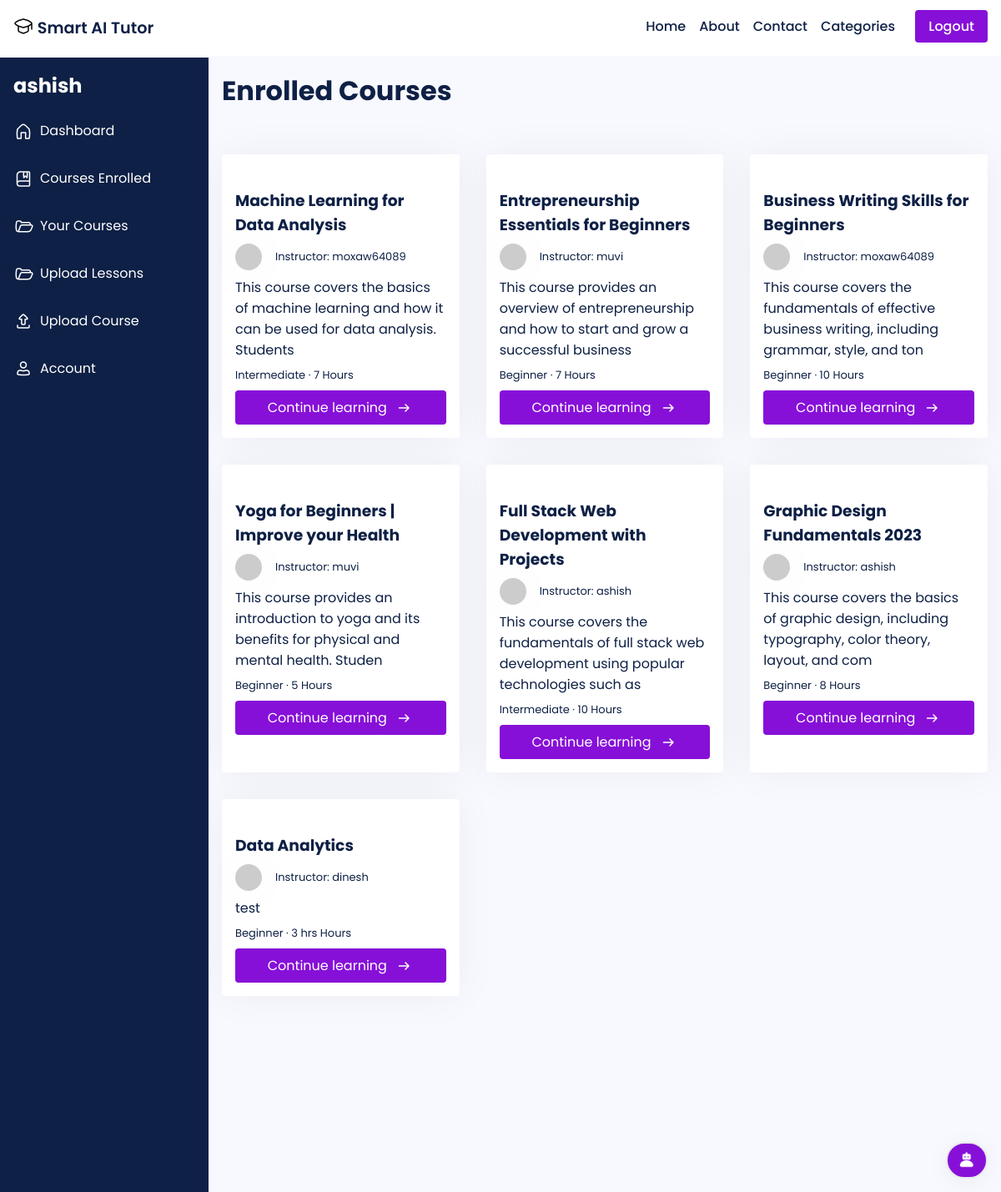
Screenshot of /dashboard/courses-enrolled/ (signed in) with the database file from the repository.
### main/models.py (models this page shows, shortened)
class Course(models.Model):
    LEVEL_CHOICES = [
        ('Beginner', 'Beginner'),
        ('Intermediate', 'Intermediate'),
        ('Advanced', 'Advanced')
    ]
    id = models.AutoField(primary_key=True)
    title = models.CharField(max_length=255)
    slug = models.SlugField(unique=True)
    description = models.TextField()
    thumbnail = CloudinaryField('thumbnail')
    featured_video = CloudinaryField('featured_video')
    instructor = models.ForeignKey(User, on_delete=models.CASCADE, related_name='courses', default=None)
    created_at = models.DateTimeField(auto_now_add=True)
    updated_at = models.DateTimeField(auto_now=True)
    level = models.CharField(max_length=20, choices=LEVEL_CHOICES, default='Beginner')
    duration = models.CharField(max_length=10, default='0')
    category = models.CharField(max_length=255, default="uncategorized")
    price = models.DecimalField(max_digits=8, decimal_places=2, default=0.00)
    discount = models.DecimalField(max_digits=5, decimal_places=2, default=0.00)
    requirements = models.TextField(help_text='Enter the requirements for the course, separated by a comma.', default='')
    content = models.TextField(help_text='Enter the course content, separated by a comma.', default='')
    lesson_title = models.CharField(max_length=255, default='Lesson')
    lesson_video = CloudinaryField('lesson_video', null=True)
    students = models.ManyToManyField(User, related_name='enrolled_courses', blank=True)

### main/views.py (the view)
# urls.py: path('dashboard/courses-enrolled/', views.courses_enrolled, name='courses-enrolled'),
def courses_enrolled(request):
    user = request.user
    courses = Course.objects.filter(students=user)
    context = {
        'courses': courses
    }
    return render(request, 'dashboard/courses-enrolled.html', context)

### templates/dashboard/courses-enrolled.html (shortened to what this page needs)
{% extends 'dashboard-base.html' %}
{% load static %}
{% load account %}
{% block content %}
<h1>Enrolled Courses</h1>
        <div style='margin-bottom: -1rem;' class="courses">
            {% for course in courses %}
    <div class="course">
        <div class="course-thumbnail">
        </div>
        <div class="course-details">
            <a href="{% url 'course_details' instructor=course.instructor slug=course.slug %}"><h3>{{ course.title|slice:":80" }}</h3></a>
            <p style="display: inline-flex; column-gap: 1rem; justify-content: center; align-items: center;" class="instructor">
                <img class="instructor-img" src="https://api.dicebear.com/5.x/shapes/svg?seed={{ course.instructor }}">
                Instructor: {{ course.instructor }}
            </p>
            <p class="course-desc">{{ course.description|slice:":100" }}</p>
            <p class="course-lvl-time">
                {{ course.level }} &middot; {{ course.duration }} Hours
            </p>
            <a style='display: flex; column-gap: .5rem; justify-content: center; align-items: center;' href="{% url 'course_details' instructor=course.instructor slug=course.slug %}" class="btn enroll-btn">
                Continue learning
            </a>
        </div>
    </div>
    {% endfor %}
        </div>
{% endblock content %}

### templates/dashboard-base.html (shortened to what this page needs)
{% load static %}
<!DOCTYPE html>
<html lang="en">
<head>
    <link rel="stylesheet" href="{% static 'css/style.css' %}">
</head>
<body>
    <header>
        <nav style='margin-left: 1rem; margin-right: 1rem' class=''>
            <span>
                <a href=' /'>
                    <div style='display: flex; justify-content: baseline; column-gap: .3rem'>
                    <span>Smart AI Tutor</span>
                    </div>
                </a>
            </span>
            <ul style=''>
                <li><a href = '/'>Home</a></li>
                <li><a href = '/about'>About</a></li>
                <li><a href = '/contact'>Contact</a></li>
                <li>
                    <a style="display: flex;" class="desktop-categories-btn" href="javascript:void(0);">
                        Categories
                    </a>
                </li>
                <li>
                    {% if user.is_authenticated %}
                    <a class='btn' href='/accounts/logout/'>Logout</a>
                    {% else %}
                    <a class='btn' href='/accounts/login/'>Login</a>&nbsp
                    {% endif %}
                </li>
            </ul>
        </nav>
    </header>
    <main>
        <div class="profile-container" >
          <div class="sidebar" >
            <h2>{{user}}</h2>
            <ul>
              <a href="/dashboard/home">
                <li style='display: flex; column-gap: .5rem; align-items: center;'>
                    Dashboard
                </li></a>
              <a href="/dashboard/courses-enrolled">
                <li style='display: flex; column-gap: .5rem; align-items: center;'>
                    Courses Enrolled
                </li></a>
              <a href="/dashboard/courses-uploaded">
                <li style='display: flex; column-gap: .5rem; align-items: center;'>
                    Your Courses
                </li></a>
                <a href="/dashboard/lessons-uploaded">
                    <li style='display: flex; column-gap: .5rem; align-items: center;'>
                        Upload Lessons
                    </li></a>
              <a href="/dashboard/upload">
                <li style='display: flex; column-gap: .5rem; align-items: center;'>
                Upload Course
                </li></a>
              <a href="/dashboard/profile">
                <li style='display: flex; column-gap: .5rem; align-items: center;'>
                    Account
                </li></a>
            </ul>
          </div>
          <div class="profile-main">
            {% block content %}{% endblock content %}
          </div>
        </div>
      </main>
      <div class=' ashish-credits ' style="background-color: #8710d8; width: 50px;">
      <img class="icons" alt='chat' style='height: 1.5rem; width: 1.5rem; cursor: pointer;' src='{% static 'img/heart.png' %}'>
  </div>
</body>
</html>

### static/css/style.css (style rules this page uses)
* { font-family: 'Poppins'; margin: 0; padding: 0; box-sizing: border-box; scroll-behavior: smooth; scroll-padding-top: 2rem; }
body { color: #0e2045; background: #fff; display: flex; flex-direction: column; min-height: 100vh; }
main { flex: 1; }
img { width: 100%; }
a { text-decoration: none; color: #0e2045; }
.btn { background-color: #8710d8; border-radius: 4px; padding: .5rem 1rem; border: none; color: #fff; transition: transform .2s ease-in-out; }
header { border-bottom: 2px solid #f8f8ff; }
nav { display: flex; justify-content: space-between; padding: 1.2rem 0; font-weight: 500; }
nav span { font-size: 1.2rem; font-weight: 600; }
nav ul { display: flex; column-gap: 1rem; justify-content: baseline; }
nav li { list-style: none; }
.ashish-credits { background-color: #fff; border: 2px solid #e7e9eb; font-size: smaller; padding: .5rem .5rem; width: 50px; display: flex; column-gap: .3rem; justify-content: center; border-radius: 50px; box-shadow: 0 5px 30px 0 rgba(0,0,0,.05); z-index: 9999; position: fixed; bottom: 1rem; right: 1rem; }
.courses { display: grid; grid-template-columns: repeat(auto-fit, minmax(calc(33.33% - 2rem), 1fr)); grid-gap: 2rem; padding: 2rem 0; }
.course { background-color: #fff; color: #0e2045; box-shadow: 0 0 50px rgba(0, 0, 0, 0.05); border-radius: 4px; position: relative; }
.course img { max-width: 100%; padding: 0; border-top-right-radius: 4px; border-top-left-radius: 4px; }
.course-details { padding: 1rem; }
.course-details .instructor-img { height: 2rem; width: 2rem; border-radius: 50%; box-shadow: 0 0 50px rgba(0, 0, 0, 0.05); }
.course-details .instructor, .course-details .course-lvl-time { margin: .5rem 0; font-size: small; }
.course-details .enroll-btn { display: block; width: 100%; text-align: center; }
.profile-container { display: flex; background-color: #f8f8ff; }
.sidebar { background-color: #0e2045; color: #fff; height: 170vh; min-width: 250px; box-sizing: border-box; top: 0; left: 0; z-index: 1; }
.sidebar h2 { padding: 1rem; margin: 0; font-size: 1.5rem; font-weight: bold; }
.sidebar ul { margin: 0; padding: 0; list-style: none; }
.sidebar li { margin-bottom: 1rem; padding-left: 1rem; padding-top: .5rem; padding-bottom: .5rem; color: #fff; }
.profile-main { flex: 1; padding: 1rem; box-sizing: border-box; min-height: 100vh; }
.profile-main h1 { margin: 0; font-size: 2rem; font-weight: bold; margin-bottom: 20px; }

### rows the page displays
Course: title "Machine Learning for Data Analysis", instructor "moxaw64089", description "This course covers the basics of machine learning and how it can be used for data analysis. Students", level "Intermediate", duration "7"
Course: title "Entrepreneurship Essentials for Beginners", instructor "muvi", description "This course provides an overview of entrepreneurship and how to start and grow a successful business", level "Beginner", duration "7"
Course: title "Business Writing Skills for Beginners", instructor "moxaw64089", description "This course covers the fundamentals of effective business writing, including grammar, style, and ton", level "Beginner", duration "10"
Course: title "Yoga for Beginners | Improve your Health", instructor "muvi", description "This course provides an introduction to yoga and its benefits for physical and mental health. Studen", level "Beginner", duration "5"
Course: title "Full Stack Web Development with Projects", instructor "ashish", description "This course covers the fundamentals of full stack web development using popular technologies such as", level "Intermediate", duration "10"
Course: title "Graphic Design Fundamentals 2023", instructor "ashish", description "This course covers the basics of graphic design, including typography, color theory, layout, and com", level "Beginner", duration "8"
Course: title "Data Analytics", instructor "dinesh", description "test", level "Beginner", duration "3 hrs"

### other values shown
{{ user }} "ashish"
